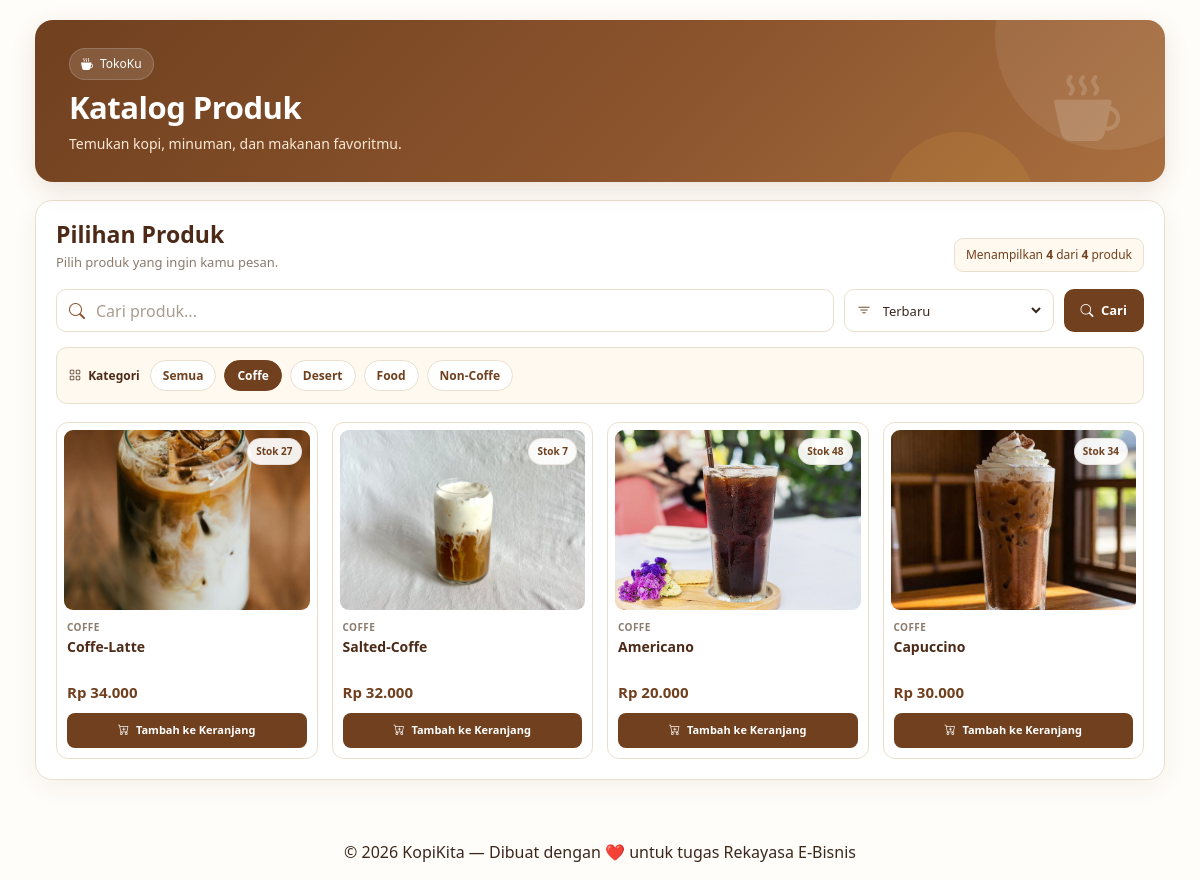
Screenshot of /katalog.php?kategori=Coffe&sort=terbaru&page=1 (signed in) with the database file from the repository.
### tables this page shows
CREATE TABLE `products` (
  `id` int(11) NOT NULL,
  `category_id` int(11) DEFAULT NULL,
  `nama` varchar(150) NOT NULL,
  `harga` decimal(10,2) NOT NULL,
  `stok` int(11) DEFAULT 0,
  `gambar` varchar(255) DEFAULT NULL,
  `deskripsi` text DEFAULT NULL,
  `created_at` datetime DEFAULT current_timestamp()
);

CREATE TABLE `categories` (
  `id` int(11) NOT NULL,
  `nama` varchar(100) NOT NULL,
  `created_at` datetime DEFAULT current_timestamp()
);

### katalog.php (the view, shortened to what this page needs)
<?php
require_once 'includes/db.php';
$q        = trim($_GET['q'] ?? '');
$kategori = trim($_GET['kategori'] ?? '');
$sort     = $_GET['sort'] ?? 'terbaru';
$page     = max(1, (int)($_GET['page'] ?? 1));
$perPage  = 12;
$offset   = ($page - 1) * $perPage;
$where = [];
$params = [];
if ($kategori !== '') {
    $where[] = "c.nama = :kategori";
    $params[':kategori'] = $kategori;
}
$whereSQL = $where ? 'WHERE ' . implode(' AND ', $where) : '';
$sortMap = [
    'terbaru'    => 'p.id DESC',
    'nama_asc'   => 'p.nama ASC',
    'nama_desc'  => 'p.nama DESC',
    'harga_asc'  => 'p.harga ASC',
    'harga_desc' => 'p.harga DESC'
];
$orderSQL = $sortMap[$sort] ?? $sortMap['terbaru'];
$sql = "
    SELECT
        p.*,
        c.nama AS kategori
    FROM products p
    LEFT JOIN categories c ON p.category_id = c.id
    $whereSQL
    ORDER BY $orderSQL
    LIMIT $perPage OFFSET $offset
";
$stmt = $pdo->prepare($sql);
$stmt->execute($params);
$products = $stmt->fetchAll(PDO::FETCH_ASSOC);
$categoryStmt = $pdo->query("
    SELECT DISTINCT nama
    FROM categories
    ORDER BY nama ASC
");
$categories = $categoryStmt->fetchAll(PDO::FETCH_ASSOC);
function buildQuery($overrides = [])
{
    $params = [
        'q'        => $_GET['q'] ?? '',
        'kategori' => $_GET['kategori'] ?? '',
        'sort'     => $_GET['sort'] ?? 'terbaru',
        'page'     => $_GET['page'] ?? 1
    ];
    foreach ($overrides as $key => $value) {
        $params[$key] = $value;
    }
    $params = array_filter($params, function ($value) {
        return $value !== '' && $value !== null;
    });
    $qs = http_build_query($params);
    return htmlspecialchars(
        $qs === '' ? 'katalog.php' : '?' . $qs
    );
}
?>
<!DOCTYPE html>
<html lang="id">
<head>
    <link
        href="https://cdn.jsdelivr.net/npm/bootstrap@5.3.3/dist/css/bootstrap.min.css"
        rel="stylesheet">
    <link
        rel="stylesheet"
        href="https://cdn.jsdelivr.net/npm/bootstrap-icons@1.11.3/font/bootstrap-icons.min.css">
</head>
<body>
    <main>
        <div class="home-container">
            <section class="catalog-hero">
                <div class="hero-content">
                    <div class="hero-small">
                        <i class="bi bi-cup-hot-fill"></i>
                        TokoKu
                    </div>
                    <h1>Katalog Produk</h1>
                    <p>
                        Temukan kopi, minuman, dan makanan favoritmu.
                    </p>
                </div>
                <i class="bi bi-cup-hot-fill hero-coffee-icon"></i>
            </section>
            <section class="catalog-shell">
                <div class="catalog-heading">
                    <div>
                        <h2>
                            Pilihan Produk
                        </h2>
                        <p>
                            Pilih produk yang ingin kamu pesan.
                        </p>
                    </div>
                    <div class="result-info" id="resultInfo">
                    </div>
                </div>
                <form
                    method="GET"
                    action="katalog.php"
                    class="catalog-toolbar"
                    id="searchForm">
                    <div class="search-box">
                        <i class="bi bi-search"></i>
                        <input
                            type="text"
                            name="q"
                            id="liveSearch"
                            value="<?= htmlspecialchars($q) ?>"
                            placeholder="Cari produk..."
                            autocomplete="off">
                    </div>
                    <div class="sort-box">
                        <i class="bi bi-filter"></i>
                        <select
                            name="sort"
                            onchange="this.form.submit()">
                            <option
                                value="terbaru"
                                <?= $sort === 'terbaru' ? 'selected' : '' ?>>
                                Terbaru
                            </option>
                        </select>
                    </div>
                    <button
                        type="submit"
                        class="search-button">
                        <i class="bi bi-search me-1"></i>
                        Cari
                    </button>
                </form>
                <div class="category-area">
                    <span class="category-title">
                        <i class="bi bi-grid me-1"></i>
                        Kategori
                    </span>
                    <a
                        href="<?= buildQuery([
                                    'kategori' => '',
                                    'page' => 1
                                ]) ?>"
                        class="category-pill <?= $kategori === '' ? 'active' : '' ?>">
                        Semua
                    </a>
                    <?php foreach ($categories as $cat): ?>
                        <a
                            href="<?= buildQuery([
                                        'kategori' => $cat['nama'],
                                        'page' => 1
                                    ]) ?>"
                            class="category-pill <?= $kategori === $cat['nama'] ? 'active' : '' ?>">
                            <?= htmlspecialchars($cat['nama']) ?>
                        </a>
                    <?php endforeach; ?>
                </div>
                <?php if (count($products) > 0): ?>
                    <div
                        class="product-grid"
                        id="productGrid">
                        <?php foreach ($products as $product): ?>
                            <?php
                            $gambar = $product['gambar'] ?? '';
                            $nama = $product['nama'] ?? '';
                            $deskripsi = $product['deskripsi'] ?? '';
                            $stok = (int)($product['stok'] ?? 0);
                            $harga = (float)($product['harga'] ?? 0);
                            $kategoriProduk = $product['kategori'] ?? '';
                            ?>
                            <div
                                class="catalog-product-item"
                                data-search="<?= htmlspecialchars(
                                                    $nama . ' ' . $kategoriProduk
                                                ) ?>"
                                data-category="<?= htmlspecialchars(
                                                    $kategoriProduk
                                                ) ?>">
                                <div
                                    class="product-card"
                                    data-bs-toggle="modal"
                                    data-bs-target="#produkModal"
                                    data-id="<?= (int)$product['id'] ?>"
                                    data-nama="<?= htmlspecialchars($nama) ?>"
                                    data-harga="<?= htmlspecialchars($harga) ?>"
                                    data-kategori="<?= htmlspecialchars(
                                                        $kategoriProduk
                                                    ) ?>"
                                    data-stok="<?= $stok ?>"
                                    data-deskripsi="<?= htmlspecialchars(
                                                        $deskripsi
                                                    ) ?>"
                                    data-gambar="<?= htmlspecialchars(
                                                        $gambar
                                                    ) ?>">
                                    <div class="product-thumb">
                                        <?php if ($gambar): ?>
                                            <img
                                                src="uploads/products/<?= htmlspecialchars($gambar) ?>"
                                                alt="<?= htmlspecialchars($nama) ?>"
                                                onerror="
                                                this.style.display='none';
                                                this.nextElementSibling.style.display='flex';
                                            ">
                                        <?php endif; ?>
                                        <?php if ($stok > 0): ?>
                                            <span class="stock-badge">
                                                Stok <?= $stok ?>
                                            </span>
                                        <?php else: ?>
                                            <span class="stock-badge">
                                                Habis
                                            </span>
                                        <?php endif; ?>
                                    </div>
                                    <div class="product-body">
                                        <div class="product-category">
                                            <?= htmlspecialchars(
                                                $kategoriProduk ?: 'Produk'
                                            ) ?>
                                        </div>
                                        <h3 class="product-name">
                                            <?= htmlspecialchars($nama) ?>
                                        </h3>
                                        <div class="product-price">
                                            Rp <?= number_format(
                                                    $harga,
                                                    0,
                                                    ',',
                                                    '.'
                                                ) ?>
                                        </div>
                                        <button
                                            type="button"
                                            class="quick-add"
                                            <?= $stok <= 0 ? 'disabled' : '' ?>
                                            onclick="
                                            event.stopPropagation();
                                            quickAdd(
                                                <?= (int)$product['id'] ?>,
                                                this
                                            );
                                        ">
                                            <i class="bi bi-cart-plus me-1"></i>
                                            <?= $stok > 0
                                                ? 'Tambah ke Keranjang'
                                                : 'Stok Habis'
                                            ?>
                                        </button>
                                    </div>
                                </div>
                            </div>
                        <?php endforeach; ?>
                    </div>
                <?php endif; ?>
            </section>
        </div>
    </main>
    <?php include 'footer.php'; ?>
</body>
</html>

### rows the page displays
products: gambar (picture), stok "27", category.nama "COFFE", nama "Coffe-Latte", harga "34.000", shows "Tambah ke Keranjang"
products: gambar (picture), stok "7", category.nama "COFFE", nama "Salted-Coffe", harga "32.000", shows "Tambah ke Keranjang"
products: gambar (picture), stok "48", category.nama "COFFE", nama "Americano", harga "20.000", shows "Tambah ke Keranjang"
products: gambar (picture), stok "34", category.nama "COFFE", nama "Capuccino", harga "30.000", shows "Tambah ke Keranjang"

### other values shown
$cat['nama'] "Coffe"
$cat['nama'] "Desert"
$cat['nama'] "Food"
$cat['nama'] "Non-Coffe"
